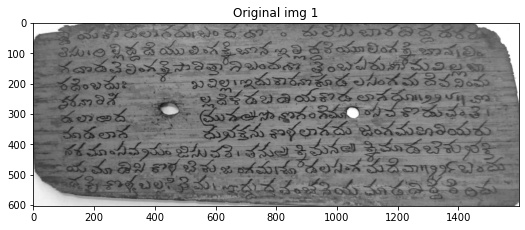
#> input picture quantitative_analysis/dataset/1.bmp, 525 x 230 px; its folder holds only this picture in this run
$ jupyter execute --allow-errors 'IGT and Sauvola Binarization.ipynb'
#> lines starting #> are read from the running program, lines starting #| are printed output that depends on the picture; after the words box and inside, x2 and y2 are one past the last pixel; in counts of white or black regions, pixels touching at a corner belong together
[cell 1]
import os
import cv2
from math import log10, sqrt
import numpy as np
from PIL import Image
import matplotlib.pyplot as plt
from pylab import imshow, gray, show

[cell 2]
# IGT Algorithm Class

class ImageBinarization:

    # Get the image name from path
    def get_image_name(self, img_path):
        return img_path.split('/')[-1]

    # Open image
    def open_image(self, image_path):
#> called with image_path = '../quantitative_analysis/dataset/1.bmp'
        img = Image.open(img_path).convert('L')
        return img
    # Convert image to numpy array
    def image_to_array(self, img):
        npimage = np.asarray(img)
        return npimage

    def process_image_global(self, npimage):
        npimage = npimage/255
        m, n = npimage.shape
#> m = 230; n = 525
        npimage_copy = npimage
        flag = True
        it_flag = True
        while 1:
            # Calculate mean of all pixels as threshold
            threshold = np.mean(npimage)
            if flag:
                old_threshold = threshold   # Will be used for termination condition
                flag = False

            # Subtract threshold from pixel
            npimage = (1 - threshold) + npimage
            for i in range(0, m):
                for j in range(0, n):
                    if npimage[i, j] > 1:
                        npimage[i, j] = 1

            # Hist equalization
            min_pixel_value = np.min(npimage)
            npimage = 1 - ((1 - npimage) / (1 - min_pixel_value))

            # Current image is old image for the next iteration
            npimage_copy = npimage
            old_threshold = threshold
            if it_flag  :
                it_flag = False
                continue
            count = 0

            # If the number of pixels transformed between 2 iterations < 3%, then we terminate
            for i in range(0, m):
                for j in range(0, n):
                    if npimage[i, j] > threshold and npimage_copy[i, j] <= old_threshold:
                        count += 1
                    elif npimage[i, j] <= threshold and npimage_copy[i, j] > old_threshold:
                        count += 1

            if count < (0.03 * m * n):
                break
#> this loop made 2 passes
#> (threshold, min_pixel_value) on pass 1: (0.585, 0.415)
#> (threshold, min_pixel_value) on pass 2: (0.813, 0.187)
#> pass 1, in process_image_global, `npimage = 1 - ((1 - npimage) / (1 - min_pixel_value))`:
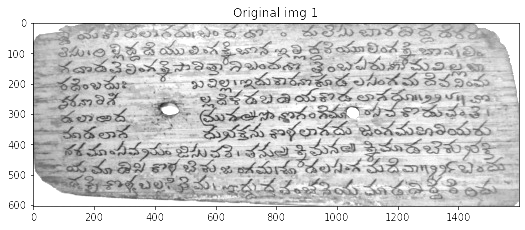
#> npimage: shape (230, 525) float64; min 0, max 1, mean 0.813
#> pass 2, in process_image_global, `npimage = 1 - ((1 - npimage) / (1 - min_pixel_value))`:
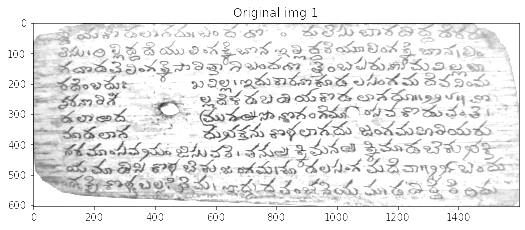
#> npimage: shape (230, 525) float64; min 0, max 1, mean 0.911
#> after the loop, flag = False; it_flag = False

        # If pixel is not already background(1), then convert to foreground(0)
        for i in range(0, m):
            for j in range(0, n):
                if npimage[i, j] == 1:
                    npimage[i, j] = 255
                else:
                    npimage[i, j] = 0
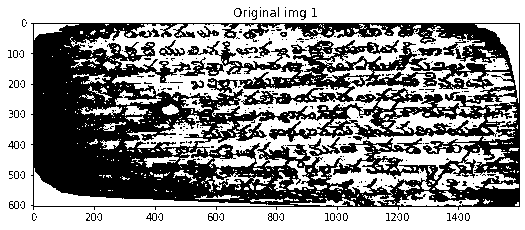
#> npimage: shape (230, 525) float64; 57.1% white; 282 black regions (261 under 20 px), largest, box (x1, y1, x2, y2) and area: (31, 23, 520, 210) 49353, (308, 137, 340, 156) 223, (159, 40, 185, 56) 148

        return npimage

    # Driver function to run the whole process
    def driver_function(self, img_path):
        img = self.open_image(img_path)
        npimage = self.image_to_array(img)
        img_global = self.process_image_global(npimage)
        new_p = Image.fromarray(img_global)
        new_p = new_p.convert("L")
        img_name = self.get_image_name(img_path)
#> `img_path = "../quantitative_analysis/dataset/" + str(i) + ".bmp"`: img_path = '../quantitative_analysis/dataset/1.bmp'
        output_path = '../quantitative_analysis/igt_results/' + img_name
        new_p.save(output_path)

[cell 3]
# Run IGT algorithm for all images in the dataset
image_binarization = ImageBinarization()
#> (the rest of this cell did not finish here and is left out)

[cell 4]
import matplotlib
import matplotlib.pyplot as plt

from skimage.filters import (threshold_otsu, threshold_niblack,
                             threshold_sauvola)

def sauvola_threshold(img_path):

#> called with img_path = '../quantitative_analysis/dataset/1.bmp'
    matplotlib.rcParams['font.size'] = 9

    img = Image.open(img_path).convert('L')
    npimage = np.asarray(img)
    image = npimage

    window_size = 15
    thresh_sauvola = threshold_sauvola(image, window_size=window_size)
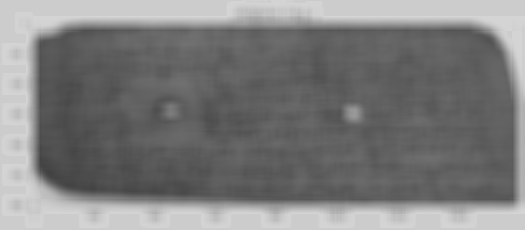
#> thresh_sauvola: shape (230, 525) float64; min 65.93, max 213.5, mean 126.4

    binary_sauvola = image > thresh_sauvola
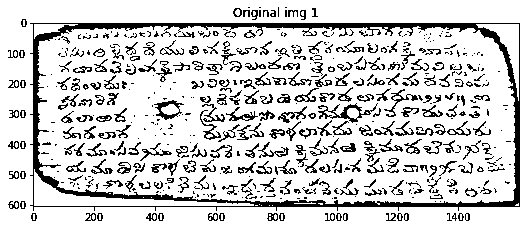
#> binary_sauvola: shape (230, 525) bool; 81.9% white; 533 black regions (280 under 20 px), largest, box (x1, y1, x2, y2) and area: (30, 23, 520, 211) 6910, (318, 103, 378, 123) 329, (154, 100, 184, 120) 213

    plt.figure(figsize=(20, 20))

    plt.subplot(2, 2, 4)
    plt.imshow(binary_sauvola, cmap=plt.cm.gray)
    plt.title('Sauvola Threshold')
    plt.axis('off')

    plt.show()

    final_sauvola = Image.fromarray(binary_sauvola)
    final_sauvola = final_sauvola.convert("L")
    img_name = img_path.split('/')[-1]
    output_path = '../quantitative_analysis/sauvola_results/' + img_name
    final_sauvola.save(output_path)

# Iterate through all images in the dataset and apply binarization
#> (the rest of this cell did not finish here and is left out)

[cell 5]
# Find Mean Squared Error for every pair of images

# Arrays to hold all the MSE values for both algorithms
mse_igt_arr = []
#> mse_igt_arr = []
mse_sauvola_arr = []

#> (the rest of this cell did not finish here and is left out)

[cell 6]
print(mse_igt_arr)
print(mse_sauvola_arr)

[cell 7]
def PSNR(ground_truth, binarized):
    mse = np.mean((ground_truth - binarized) ** 2)
    print(mse)

    # MSE is zero means no noise is present in the signal.
    # Therefore PSNR have no importance.
    if(mse == 0):
        return 100
    max_pixel = 1.0
    psnr = 20 * log10(max_pixel / sqrt(mse))
    return psnr

psnr_igt_arr = []
#> psnr_igt_arr = []
psnr_sauvola_arr = []

#> (the rest of this cell did not finish here and is left out)

[cell 8]
print(psnr_igt_arr)
print(psnr_sauvola_arr)
